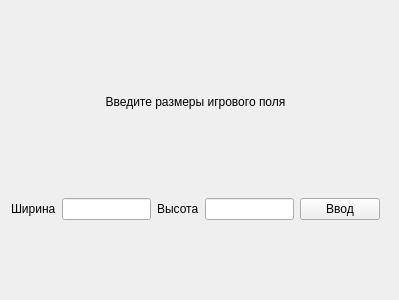
<?xml version="1.0" encoding="UTF-8"?>
<ui version="4.0">
 <class>MainWindow</class>
 <widget class="QMainWindow" name="MainWindow">
  <property name="geometry">
   <rect>
    <x>0</x>
    <y>0</y>
    <width>399</width>
    <height>300</height>
   </rect>
  </property>
  <property name="windowTitle">
   <string>MainWindow</string>
  </property>
  <widget class="QWidget" name="centralWidget">
   <widget class="QWidget" name="verticalLayoutWidget">
    <property name="geometry">
     <rect>
      <x>0</x>
      <y>0</y>
      <width>391</width>
      <height>231</height>
     </rect>
    </property>
    <layout class="QVBoxLayout" name="verticalLayout">
     <item>
      <widget class="QLabel" name="label_3">
       <property name="sizePolicy">
        <sizepolicy hsizetype="Preferred" vsizetype="Minimum">
         <horstretch>0</horstretch>
         <verstretch>0</verstretch>
        </sizepolicy>
       </property>
       <property name="text">
        <string>Введите размеры игрового поля</string>
       </property>
       <property name="alignment">
        <set>Qt::AlignCenter</set>
       </property>
      </widget>
     </item>
     <item>
      <layout class="QHBoxLayout" name="horizontalLayout">
       <item>
        <widget class="QLabel" name="label">
         <property name="text">
          <string>Ширина</string>
         </property>
        </widget>
       </item>
       <item>
        <widget class="QLineEdit" name="le_W"/>
       </item>
       <item>
        <widget class="QLabel" name="label_2">
         <property name="text">
          <string>Высота</string>
         </property>
        </widget>
       </item>
       <item>
        <widget class="QLineEdit" name="le_H"/>
       </item>
       <item>
        <widget class="QPushButton" name="pushButton">
         <property name="text">
          <string>Ввод</string>
         </property>
        </widget>
       </item>
      </layout>
     </item>
    </layout>
   </widget>
  </widget>
 </widget>
 <layoutdefault spacing="6" margin="11"/>
 <resources/>
 <connections/>
</ui>
